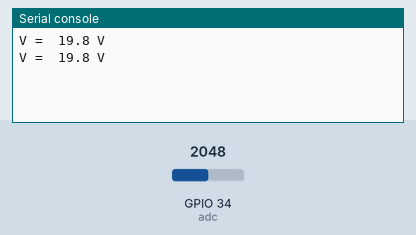
A program run on a simulated ESP32 board running MicroPython. On the bench: the last lines printed to the serial console. The test bench sets the inputs (shaded band); at power-on: GPIO 34 (adc) = 2048 (analog values on the 0–4095 scale).

Above: at 1.2 s.
1.3 s: GPIO 34 (adc) set to 491
At 2.8 s:
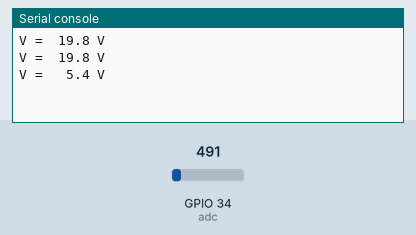
3.5 s: GPIO 34 (adc) set to 0
At 4.5 s:
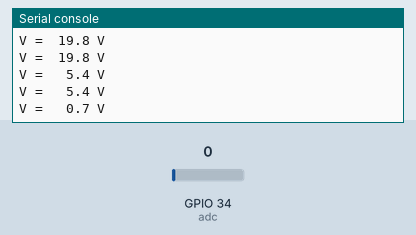

The program:

Voltmeter_30V_lin.py
```python
# Voltmeter_30V_lin.py

from machine import ADC, Pin
from time import sleep

adc = ADC(Pin(34))  # create ADC object on ADC pin
adc.atten(ADC.ATTN_11DB)

Vref=3.30           # internal reference voltage
R1=100              # for voltage divider
R2=10               # for voltage divide
cal=1*(R1+R2)/R2    # calibration factor

def ReadVoltage():
  ADC=adc.read()
  return -0.000000000009824*pow(ADC,3)+0.000000016557283*pow(ADC,2)+0.000854596860691*ADC+0.065440348345433;

while True:
  output="V = {:5.1f} V"
  print(output.format(ReadVoltage()*cal))
  sleep(1)
```

Measured:
- after the input at 1.3 s, the serial console: prints a new line after 0.70 s (image 1)
- after the input at 3.5 s, the serial console: prints a new line after 0.50 s (image 2)
